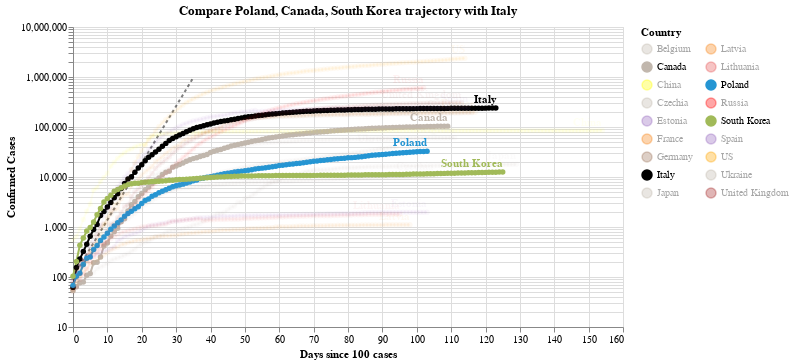

The code cell stored with this chart in its notebook:
### Code cell
#hide_input
chart3 = make_since_chart(dff2, ['Poland', 'Canada', 'South Korea'], baseline_countries)
chart3

### Figure 1 — Vega-Lite specification as saved in the notebook (floating-point values rounded to 4 significant figures; data arrays with more than 128 entries replaced by an {"elided": "..."} marker saying what was removed)
{"config": {"view": {"continuousWidth": 400, "continuousHeight": 300}}, "layer": [{"data": {"name": "data-628230001892d6798b50651be41d1b3e"}, "mark": {"type": "line", "color": "black", "opacity": 0.5, "strokeDash": [3, 3]}, "encoding": {"x": {"type": "quantitative", "field": "Days since 100 cases"}, "y": {"type": "quantitative", "field": "Confirmed Cases"}}}, {"data": {"name": "data-87ef6cdc77a17ef88e7f78c3c84f9432"}, "mark": {"type": "line", "point": true}, "encoding": {"color": {"type": "nominal", "field": "Country", "legend": {"columns": 2}, "scale": {"domain": ["Belgium", "Canada", "China", "Czechia", "Estonia", "France", "Germany", "Italy", "Japan", "Latvia", "Lithuania", "Poland", "Russia", "South Korea", "Spain", "US", "Ukraine", "United Kingdom"], "range": ["#C1B7AD", "#C1B7AD", "yellow", "#C1B7AD", "#9467bd", "#F58518", "#9D755D", "black", "#C1B7AD", "#F58518", "#E45756", "#2495D3", "red", "#A1BA59", "#9467bd", "orange", "#C1B7AD", "brown"]}}, "opacity": {"condition": {"value": 1, "selection": "selector001"}, "value": 0.05}, "tooltip": [{"type": "nominal", "field": "Country"}, {"type": "temporal", "field": "Date"}, {"type": "quantitative", "field": "Confirmed Cases"}, {"type": "quantitative", "field": "Days since 100 cases"}], "x": {"type": "quantitative", "field": "Days since 100 cases"}, "y": {"type": "quantitative", "field": "Confirmed Cases", "scale": {"type": "log"}}}, "selection": {"selector001": {"type": "multi", "fields": ["Country"], "bind": "legend", "init": [{"Country": "Poland"}, {"Country": "Canada"}, {"Country": "South Korea"}, {"Country": "Italy"}]}}, "width": 550}, {"data": {"name": "data-87ef6cdc77a17ef88e7f78c3c84f9432"}, "mark": {"type": "text", "align": "right", "dy": -8, "fontWeight": "bold"}, "encoding": {"color": {"type": "nominal", "field": "Country", "legend": {"columns": 2}, "scale": {"domain": ["Belgium", "Canada", "China", "Czechia", "Estonia", "France", "Germany", "Italy", "Japan", "Latvia", "Lithuania", "Poland", "Russia", "South Korea", "Spain", "US", "Ukraine", "United Kingdom"], "range": ["#C1B7AD", "#C1B7AD", "yellow", "#C1B7AD", "#9467bd", "#F58518", "#9D755D", "black", "#C1B7AD", "#F58518", "#E45756", "#2495D3", "red", "#A1BA59", "#9467bd", "orange", "#C1B7AD", "brown"]}}, "opacity": {"condition": {"value": 1, "selection": "selector001"}, "value": 0.05}, "text": {"type": "nominal", "field": "Country"}, "tooltip": [{"type": "nominal", "field": "Country"}, {"type": "temporal", "field": "Date"}, {"type": "quantitative", "field": "Confirmed Cases"}, {"type": "quantitative", "field": "Days since 100 cases"}], "x": {"type": "quantitative", "field": "Days since 100 cases"}, "y": {"type": "quantitative", "field": "Confirmed Cases", "scale": {"type": "log"}}}, "transform": [{"filter": "(datum['Date'] >= 1592956800000)"}], "width": 550}], "title": "Compare Poland, Canada, South Korea trajectory with Italy", "$schema": "https://vega.github.io/schema/vega-lite/v4.0.2.json", "datasets": {"data-628230001892d6798b50651be41d1b3e": [{"Days since 100 cases": 0, "Confirmed Cases": 100.0}, {"Days since 100 cases": 1, "Confirmed Cases": 130.0}, {"Days since 100 cases": 2, "Confirmed Cases": 169.0}, {"Days since 100 cases": 3, "Confirmed Cases": 219.7}, {"Days since 100 cases": 4, "Confirmed Cases": 285.6}, {"Days since 100 cases": 5, "Confirmed Cases": 371.3}, {"Days since 100 cases": 6, "Confirmed Cases": 482.7}, {"Days since 100 cases": 7, "Confirmed Cases": 627.5}, {"Days since 100 cases": 8, "Confirmed Cases": 815.7}, {"Days since 100 cases": 9, "Confirmed Cases": 1060.0}, {"Days since 100 cases": 10, "Confirmed Cases": 1379.0}, {"Days since 100 cases": 11, "Confirmed Cases": 1792.0}, {"Days since 100 cases": 12, "Confirmed Cases": 2330.0}, {"Days since 100 cases": 13, "Confirmed Cases": 3029.0}, {"Days since 100 cases": 14, "Confirmed Cases": 3937.0}, {"Days since 100 cases": 15, "Confirmed Cases": 5119.0}, {"Days since 100 cases": 16, "Confirmed Cases": 6654.0}, {"Days since 100 cases": 17, "Confirmed Cases": 8650.0}, {"Days since 100 cases": 18, "Confirmed Cases": 11250.0}, {"Days since 100 cases": 19, "Confirmed Cases": 14620.0}, {"Days since 100 cases": 20, "Confirmed Cases": 19000.0}, {"Days since 100 cases": 21, "Confirmed Cases": 24710.0}, {"Days since 100 cases": 22, "Confirmed Cases": 32120.0}, {"Days since 100 cases": 23, "Confirmed Cases": 41750.0}, {"Days since 100 cases": 24, "Confirmed Cases": 54280.0}, {"Days since 100 cases": 25, "Confirmed Cases": 70560.0}, {"Days since 100 cases": 26, "Confirmed Cases": 91730.0}, {"Days since 100 cases": 27, "Confirmed Cases": 119300.0}, {"Days since 100 cases": 28, "Confirmed Cases": 155000.0}, {"Days since 100 cases": 29, "Confirmed Cases": 201500.0}, {"Days since 100 cases": 30, "Confirmed Cases": 262000.0}, {"Days since 100 cases": 31, "Confirmed Cases": 340600.0}, {"Days since 100 cases": 32, "Confirmed Cases": 442800.0}, {"Days since 100 cases": 33, "Confirmed Cases": 575600.0}, {"Days since 100 cases": 34, "Confirmed Cases": 748300.0}, {"Days since 100 cases": 35, "Confirmed Cases": 972800.0}], "data-87ef6cdc77a17ef88e7f78c3c84f9432": {"elided": "2044 records"}}}
